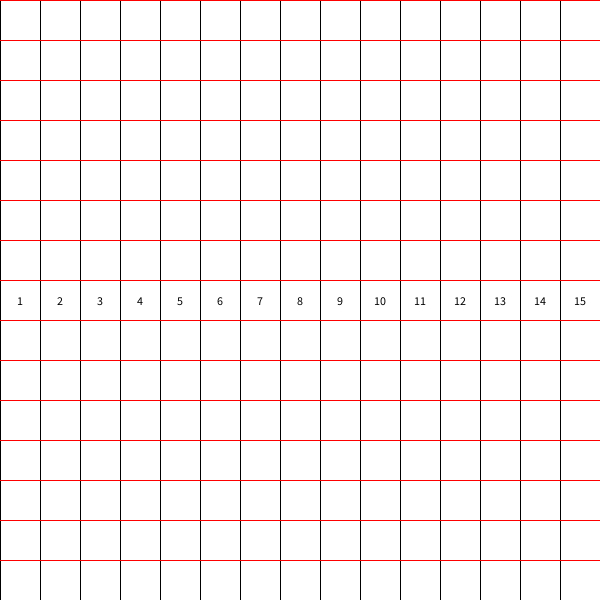
Frame 1 (no input)
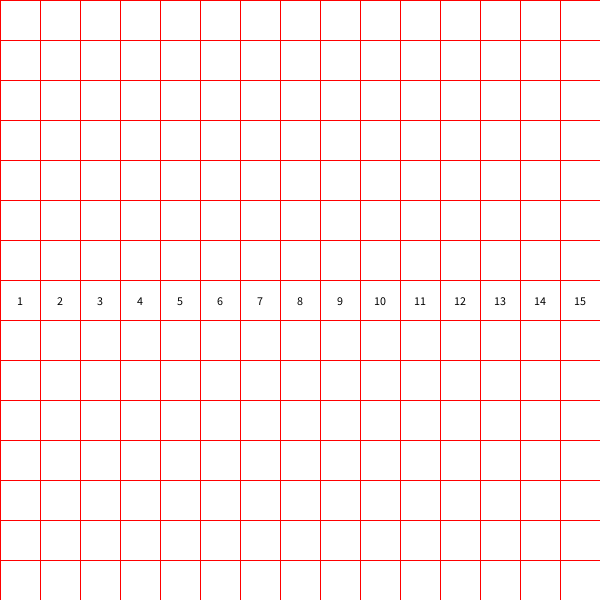
Frame 60 (the mouse pressed at the canvas centre just before this capture)
Frame 120 (the mouse held since frame 60 and released just before this capture): identical to frame 60, image omitted

The Processing sketch that drew these frames (run headless with seeded random() and noise(); from frame 60 on, the mouse is pressed at the canvas centre):

// Processing sketch: grids
// ── grids.pde
PVector pos = new PVector(0, 0);
float drawLine;
int gridSize = 40;
int lines = 0;
int _x;

void setup() {
  size(600, 600);
}

void draw() {
  background(255);
  translate(-pos.x, 0);


  for (int i = 0; i < width / gridSize + 1; i ++) {
    drawLine = i * gridSize - (pos.x % gridSize);
    lines++;
    pushStyle();
    fill(0);
    textAlign(CENTER, CENTER);
    text(i + 1, drawLine + gridSize / 2, height/2);
    popStyle();
    line(drawLine, 0, drawLine, height);
    println(frameRate);
  }

  for (int i = 0; i < height/gridSize; i++) { //Number of lines that have to be drawn is calculated by dividing the height by the gridsize. eg; 800 / 40 = 20 lines
    stroke(255, 0, 0);
    line(pos.x - width, i * gridSize, pos.x + width, i * gridSize);
  }

  lines = 0;

  if (keyPressed) {
    switch (key) {
    case 'a':
      pos.x --;
      break;
    case 'd':
      pos.x++;
      break;
    }
  }
}
